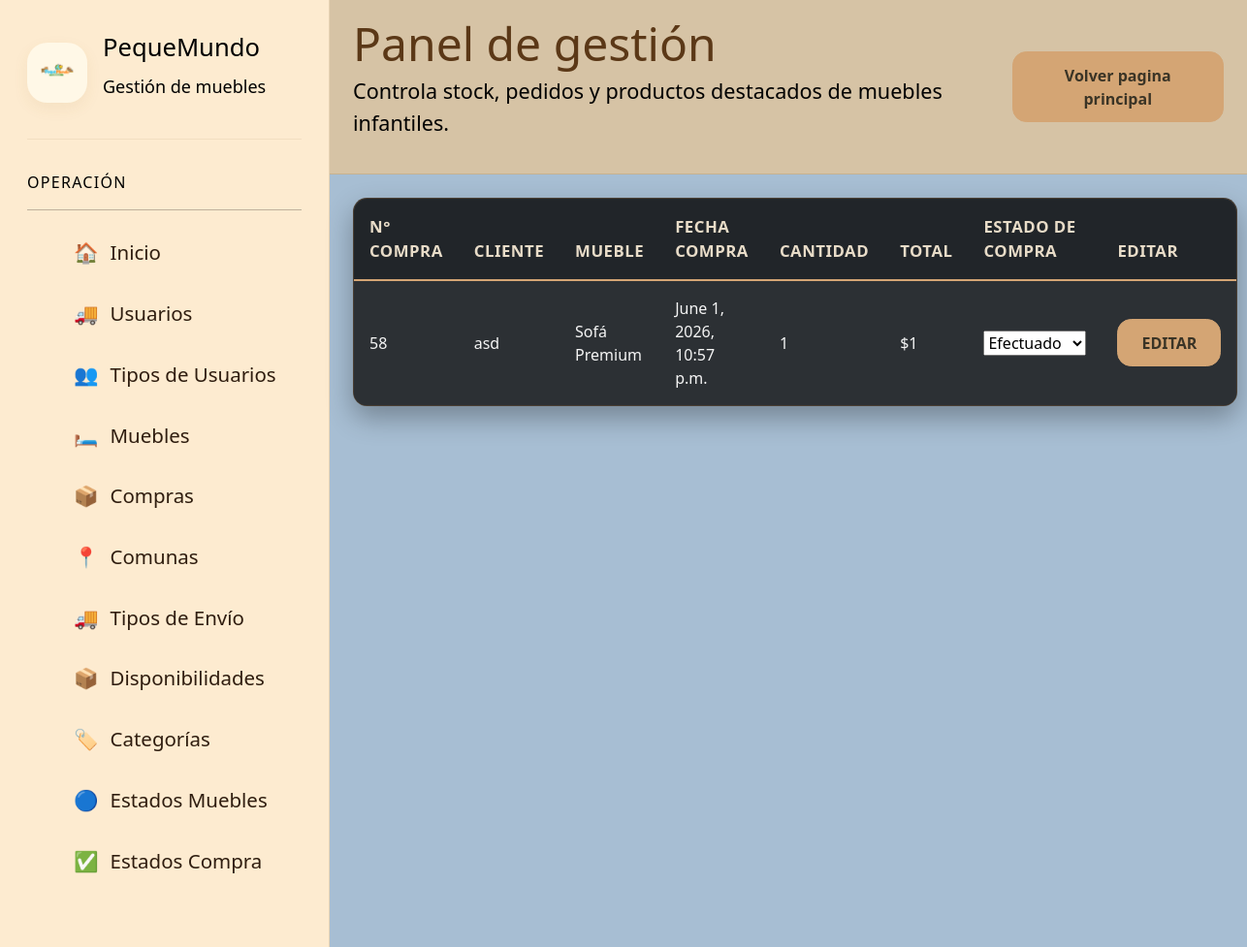
The app's page /actualizarPedidos/68/ (signed in) with its own data.
### app/models.py (models this page shows, shortened)
class detalleCompra(models.Model):
    idDetalle = models.AutoField(primary_key=True)
    idCompra = models.ForeignKey(
        compra,
        on_delete=models.CASCADE,
        related_name='detalles'
    )
    idMueble = models.ForeignKey(
        mueble,
        on_delete=models.CASCADE
    )
    idEsProdCom = models.ForeignKey(
        estadoProductoComprado,
        on_delete=models.CASCADE,
        null=True
    )
    cantidad = models.IntegerField(default=1)
    subtotal = models.IntegerField(default=0)
    class Meta:
        unique_together = ('idCompra', 'idMueble')

class compra(models.Model):
    idCompra = models.AutoField(primary_key=True)
    idCliente = models.ForeignKey(
        cuenta,
        on_delete=models.CASCADE
    )
    total = models.IntegerField(default=0)
    fecha = models.DateTimeField(auto_now_add=True)
    completada = models.BooleanField(default=False)

class cuenta(models.Model):
    id = models.AutoField(primary_key=True)
    usuario_cuenta =  models.IntegerField(default=0)
    nombre = models.CharField(max_length=70)
    direccion = models.CharField(max_length=70)
    correo = models.CharField(max_length=70)
    rut = models.CharField(max_length=9)
    telefono = models.CharField(max_length=9,null=True)
    comuna = models.ForeignKey(
        comuna,
        on_delete= models.CASCADE
    )

class mueble(models.Model):
    id = models.AutoField(primary_key=True)
    nombre = models.CharField(max_length=50)
    descripcion = models.CharField(max_length=50)
    foto = models.ImageField(
        upload_to= 'productos',
        null= True,
        blank= True,
    )
    precio = models.IntegerField()
    cantidad = models.IntegerField(default=0)
    estado = models.ForeignKey(
        estadoMueble,
        on_delete= models.CASCADE
    )
    disponiblidad = models.ForeignKey(
        disponiblidadMueble,
        on_delete= models.CASCADE
    )
    categoria_mueble = models.ForeignKey(
        categoriaMueble,
        on_delete= models.CASCADE,
        null=True
    )

class estadoProductoComprado(models.Model):
    idestadocompra = models.AutoField(primary_key=True)
    descripcion = models.CharField(max_length=30)

### app/views.py (the view)
# urls.py: path('actualizarPedidos/<int:id>/', actualizarPedidos,name='IDpaginaActualizarCompras'),
@login_required
@user_passes_test(lambda u: u.groups.filter(name__in=['admin', 'vendedores', 'finanzas']).exists(),login_url='IDindex')
def actualizarPedidos(request,id):
    detalleComprado = detalleCompra.objects.get(idDetalle=id)
    formulario = detalleCompraForm(request.POST,instance=detalleComprado)
    estadosDeCompras = estadoProductoComprado.objects.all()
    if request.method == 'POST':
        if formulario.is_valid():
            formulario.save()
            return redirect(
                'IDpaginaGestionCompras'
            )
    datos = {
        'formularioDetalleCompra': formulario,
        'detalleCompra':detalleComprado,
        'estadosDeCompras':estadosDeCompras,
    }
    return render(
        request,
        'gestiones/administracion/actualizarPedidos.html',
        datos
    )

### app/forms.py
class detalleCompraForm(forms.ModelForm):
    class Meta:
        model = detalleCompra
        fields = '__all__'

### app/templates/gestiones/administracion/actualizarPedidos.html (shortened to what this page needs)
{% load static %}
{% include 'gestiones/baseGestion/navbarGestion.html' %}
            <table class="table table-dark table-striped table-hover" style="height: 100px;">
                <thead>
                    <tr>
                        <th>N° Compra</th>
                        <th>Cliente</th>
                        <th>Mueble</th>
                        <th>Fecha Compra</th>
                        <th>Cantidad</th>
                        <th>Total</th>
                        <th>Estado de compra</th>
                        <th>EDITAR</th>
                    </tr>
                </thead>
                <tbody class="align-middle text-center">
                    <form method="post">
                        <tr>
                            <td>{{ detalleCompra.idCompra.idCompra }}</td>
                            <td>{{ detalleCompra.idCompra.idCliente.nombre }}</td>
                            <td>{{ detalleCompra.idMueble.nombre }}</td>
                            <td>{{ detalleCompra.idCompra.fecha }}</td>
                            <td>{{ detalleCompra.cantidad }}</td>
                            <td>${{ detalleCompra.subtotal }}</td>
                            <td>
                                <select name="idEsProdCom" id="idEsProdCom"  >
                                    {% for x in estadosDeCompras %}
                                        <option
                                            value="{{ x.idestadocompra }}"
                                            {% if x.idestadocompra == detalleCompra.idEsProdCom.idestadocompra %}
                                                selected
                                            {% endif %}
                                        >
                                            {{ x.descripcion }}
                                        </option>
                                    {% endfor %}
                                </select>
                            </td>
                            <td>
                                <button
                                    type="submit"
                                    class="btn btn-warning"
                                    data-bs-toggle="modal"
                                    data-bs-target="#modalCompra{{ x.idCompra }}"
                                >
                                    EDITAR
                                </button>
                            </td>
                        </tr>
                    </form>
                </tbody>
            </table>
        </main>
{% include 'gestiones/baseGestion/footerGestion.html' %}

### app/templates/gestiones/baseGestion/navbarGestion.html (shortened to what this page needs)
{% load static %}
<!DOCTYPE html>
<html lang="es" data-theme="light">
<head>
    <link href="https://api.fontshare.com/v2/css?f[]=satoshi@400,500,700,900&display=swap" rel="stylesheet">
    <link
        href="https://cdn.jsdelivr.net/npm/bootstrap@5.3.3/dist/css/bootstrap.min.css"
        rel="stylesheet"
    >
    <link rel="stylesheet" href="../../../static/css/gestionmuebles.css">
    <link rel="stylesheet" href="../../../static/css/gestionpedidos.css">
    <link rel="stylesheet" href="../../../static/css/gestionusuarios.css">
    <link rel="stylesheet" href="../../../static/css/gestioncomunas.css">
    <link rel="stylesheet" href="../../../static/css/gestiontiposenvio.css">
    <link rel="stylesheet" href="../../../static/css/gestiontiposcuenta.css">
    <link rel="stylesheet" href="../../../static/css/gestionperfiles.css">
    <link rel="stylesheet" href="../../../static/css/gestiondisponibilidades.css">
    <link rel="stylesheet" href="../../../static/css/gestioncategoriamuebles.css">
    <link rel="stylesheet" href="../../../static/css/gestionestadosmuebles.css">
    <link rel="stylesheet" href="../../../static/css/gestionestadosproductoscomprados.css">
</head>
<body  style="background-color: aliceblue;">
    <div class="app">
        <aside class="sidebar"  style="background: #FDEBD0; color: black;" aria-label="Barra lateral principal">
            <div class="brand">
                <img src="{% static 'img/pequemundo_logo.png' %}"
                    alt="Logo principal de PequeMundo Muebles">
                <div class="brand-copy">
                    <h1>PequeMundo</h1>
                    <p style="color: black;">Gestión de muebles</p>
                </div>
            </div>
            <div class="nav-group">
                <p class="nav-title" style="color: black;">Operación</p>
                <hr>
                <ul class="nav-list">
                    <li>
                        <a class="nav-item" href="{% url 'IDpaginaInicioGestiones' %}">
                            <span>🏠</span>
                            <span>Inicio</span>
                        </a>
                    </li>
                    {% if user.is_authenticated %}
                        {% for group in user.groups.all %}
                            {% if group.name == 'admin'%}
                                <li>
                                    <a class="nav-item" href="{% url 'IDpaginaGestionUsuarios' %}">
                                    <span>🚚</span>
                                    <span>Usuarios</span>
                                    </a>
                                </li>
                                <li>
                                    <a class="nav-item" href="{% url 'IDpaginaGestionPerfiles' %}">
                                    <span>👥</span>
                                    <span>Tipos de Usuarios</span>
                                    </a>
                                </li>
                            {% endif %}
                            {% if group.name == 'admin' or  group.name == 'vendedores' %}
                                <li>
                                    <a class="nav-item" href="{% url 'IDpaginaGestionMuebles' %}">
                                        <span>🛏️</span>
                                        <span>Muebles</span>
                                    </a>
                                </li>
                                <li>
                                    <a class="nav-item" href="{% url 'IDpaginaGestionCompras' %}">
                                        <span>📦</span>
                                        <span>Compras</span>
                                    </a>
                                </li>
                                <li>
                                    <a class="nav-item" href="{% url 'IDpaginaGestionComunas' %}">
                                    <span>📍</span>
                                    <span>Comunas</span>
                                    </a>
                                </li>
                                <li>
                                    <a class="nav-item" href="{% url 'IDpaginaGestionTiposEnvio' %}">
                                    <span>🚚</span>
                                    <span>Tipos de Envío</span>
                                    </a>
                                </li>
                                <li>
                                    <a class="nav-item" href="{% url 'IDpaginaGestionDisponibilidades' %}">
                                    <span>📦</span>
                                    <span>Disponibilidades</span>
                                    </a>
                                </li>
                                <li>
                                    <a class="nav-item" href="{% url 'IDpaginaGestionCategoriasMuebles' %}">
                                    <span>🏷️</span>
                                    <span>Categorías</span>
                                    </a>
                                </li>
                                <li>
                                    <a class="nav-item" href="{% url 'IDpaginaGestionEstadosMuebles' %}">
                                    <span>🔵</span>
                                    <span>Estados Muebles</span>
                                    </a>
                                </li>
                                <li>
                                    <a class="nav-item" href="{% url 'IDpaginaGestionEstadosProductosComprados' %}">
                                    <span>✅</span>
                                    <span>Estados Compra</span>
                                    </a>
                                </li>
                            {% endif %}
                        {% endfor %}
                    {% endif %}
                </ul>
            </div>
        </aside>
        <header class="header" style="background: #D6C3A5;">
            <div>
                <h2>Panel de gestión</h2>
                <p style="color: black;">
                    Controla stock, pedidos y productos destacados
                    de muebles infantiles.
                </p>
            </div>
            <div>
                <a href="{% url 'IDindex' %}">
                    <button class="btn btn-warning">Volver pagina principal</button>
                </a>
            </div>
        </header>
        <main class="main" id="contenido" style="background-color: #A7BED3;">

### app/static/css/gestionmuebles.css (style rules this page uses)
:root, [data-theme="light"] { --text-xs: clamp(0.75rem, 0.7rem + 0.25vw, 0.875rem); --text-sm: clamp(0.875rem, 0.8rem + 0.35vw, 1rem); --text-base: clamp(1rem, 0.95rem + 0.25vw, 1.125rem); --text-lg: clamp(1.125rem, 1rem + 0.75vw, 1.5rem); --text-xl: clamp(1.5rem, 1.2rem + 1.25vw, 2.25rem); --space-1: 0.25rem; --space-2: 0.5rem; --space-3: 0.75rem; --space-4: 1rem; --space-5: 1.25rem; --space-6: 1.5rem; --space-8: 2rem; --space-10: 2.5rem; --space-12: 3rem; --space-16: 4rem; --color-bg: #fffdf7; --color-surface: #ffffff; --color-surface-2: #fff8e7; --color-surface-offset: #fff2cc; --color-border: rgba(110, 73, 22, 0.15); --color-divider: rgba(110, 73, 22, 0.08); --color-text: #5b3815; --color-text-muted: #8d6a3d; --color-text-faint: #b79a73; --color-primary: #f4bf24; --color-primary-hover: #e3ab0d; --color-primary-active: #ca9400; --color-primary-soft: #fff1b8; --color-success: #65b741; --color-blue: #41b8ff; --color-orange: #ff9d2e; --radius-sm: 0.6rem; --radius-md: 0.9rem; --radius-lg: 1.3rem; --radius-xl: 1.8rem; --radius-full: 9999px; --shadow-sm: 0 6px 16px rgba(154, 117, 38, 0.08); --shadow-md: 0 12px 28px rgba(154, 117, 38, 0.12); --transition: 180ms cubic-bezier(0.16, 1, 0.3, 1); --font-body: 'Satoshi', system-ui, sans-serif; }
*, *::before, *::after { box-sizing: border-box; margin: 0; padding: 0; }
html, body { height: 100%; }
body { font-family: var(--font-body); font-size: var(--text-base); background: radial-gradient(circle at top right, rgba(255, 234, 145, 0.35), transparent 24%), linear-gradient(180deg, var(--color-bg) 0%, #fff9eb 100%); color: var(--color-text); overflow: hidden; }
img { display: block; max-width: 100%; height: auto; }
button, input, select { font: inherit; }
button { border: none; cursor: pointer; }
a { color: inherit; text-decoration: none; }
.app { display: grid; grid-template-columns: 280px 1fr; grid-template-rows: auto 1fr; height: 100dvh; }
.sidebar { grid-row: 1 / -1; background: color-mix(in srgb, var(--color-surface) 88%, white 12%); border-right: 1px solid var(--color-border); padding: var(--space-6); overflow-y: auto; }
.brand { display: flex; align-items: center; gap: var(--space-4); margin-bottom: var(--space-8); padding-bottom: var(--space-6); border-bottom: 1px solid var(--color-divider); }
.brand img { width: 62px; height: 62px; object-fit: contain; border-radius: var(--radius-lg); background: var(--color-surface-2); box-shadow: var(--shadow-sm); padding: var(--space-2); }
.brand h1 { font-size: var(--text-lg); line-height: 1.1; }
.brand p { color: var(--color-text-muted); font-size: var(--text-sm); }
.nav-group { margin-bottom: var(--space-8); }
.nav-title { font-size: var(--text-xs); text-transform: uppercase; letter-spacing: 0.08em; color: var(--color-text-faint); margin-bottom: var(--space-3); }
.nav-list { list-style: none; display: grid; gap: var(--space-2); }
.nav-item { display: flex; align-items: center; gap: var(--space-3); padding: var(--space-3) var(--space-4); border-radius: var(--radius-md); color: var(--color-text-muted); transition: background var(--transition), color var(--transition), transform var(--transition); }
.header { grid-column: 2; display: flex; align-items: center; justify-content: space-between; gap: var(--space-4); padding: var(--space-5) var(--space-6); border-bottom: 1px solid var(--color-border); background: rgba(255, 255, 255, 0.72); backdrop-filter: blur(14px); position: sticky; top: 0; z-index: 10; }
.header h2 { font-size: var(--text-xl); line-height: 1.05; }
.header p { color: var(--color-text-muted); font-size: var(--text-sm); }
.icon-btn, .btn { min-height: 44px; padding: 0 var(--space-4); border-radius: var(--radius-full); transition: transform var(--transition), background var(--transition), box-shadow var(--transition); }
.main { grid-column: 2; overflow-y: auto; padding: var(--space-6); display: grid; gap: var(--space-6); overscroll-behavior: contain; }
table { width: 100%; border-collapse: collapse; }
th, td { text-align: left; padding: var(--space-3); border-bottom: 1px solid var(--color-divider); font-size: var(--text-sm); }
th { color: var(--color-text-muted); font-weight: 700; position: sticky; top: 0; background: var(--color-surface); }

### records on screen
detalleCompra: idCompra.idCompra "58", idCompra.idCliente.nombre "asd", idMueble.nombre "Sofá Premium", idCompra.fecha "June 1, 2026, 10:57 p.m.", cantidad "1", subtotal "1", idEsProdCom "Efectuado"
